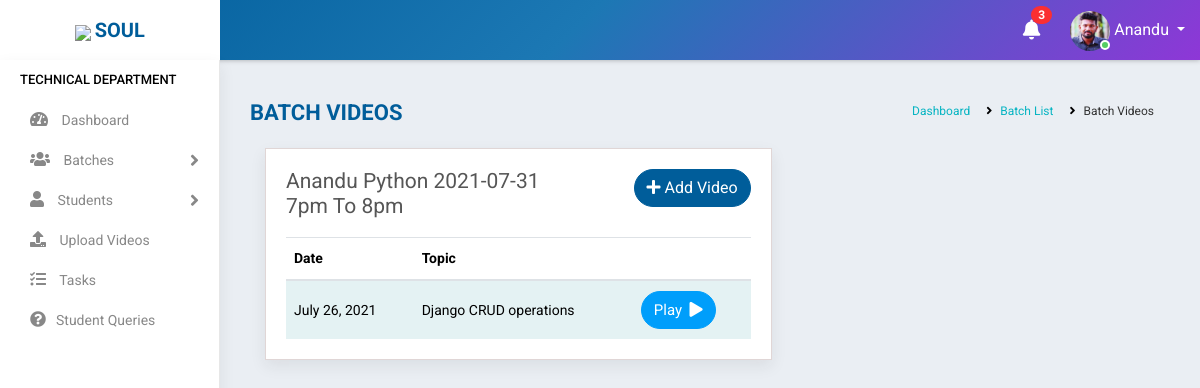
Page /batch_content_list/8 (signed in) on the earlier database version.
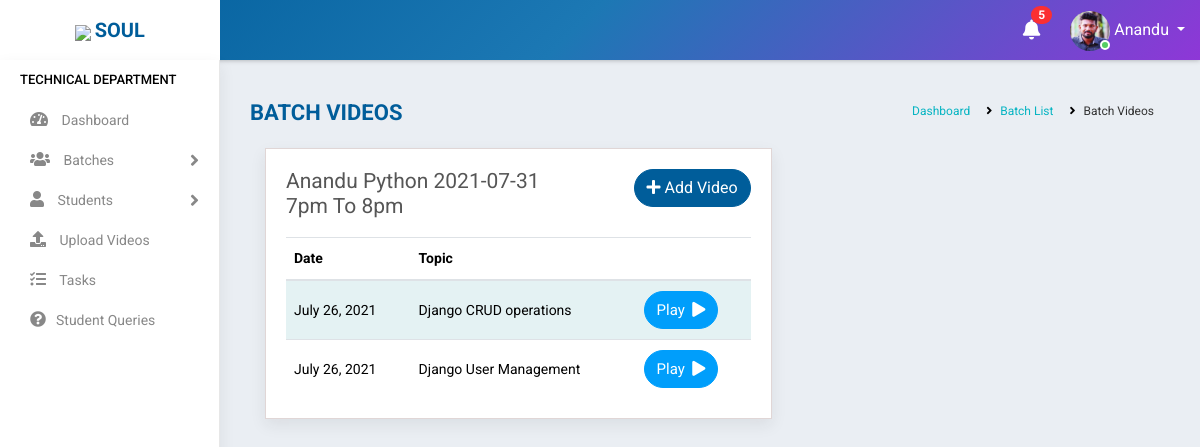
Same page on the later database version.
### accounts/models.py (models this page shows, shortened)
class Staff(models.Model):
    value= (
    ('1', 'Operations'),
    ('2', 'Sales'),
    ('3', 'Trainer'),
    ('4', 'Admin'),
    )
    state = (
    ('Andhra Pradesh','Andhra Pradesh'),
    ('Arunachal Pradesh','Arunachal Pradesh'),
    ('Assam','Assam'),
    ('Bihar','Bihar'),
    ('Chhattisgarh','Chattisgarh'),
    ('Goa','Goa'),
    ('Gujarat','Gujarat'),
    ('Haryana','Haryana'),
    ('Himachal Pradesh','Himachal Pradesh'),
    ('Jharkhand','Jharkhand'),
    ('Karnataka','Karnataka'),
    ('Kerala','Kerala'),
    ('Madhya Pradesh','Madhya Pradesh'),
    ('Maharashtra','Maharashtra'),
    ('Manipur','Manipur'),
    ('Meghalaya','Meghalaya'),
    ('Mizoram','Mizoram'),
    ('Nagaland','Nagaland'),
    ('Odisha','Odisha'),
    ('Rajasthan','Rajasthan'),
    ('Sikkim','Sikkim'),
    ('Tamil Nadu','Tamil Nadu'),
    ('Telangana','Telangana'),
    ('Tripura','Tripura'),
    ('Uttar Pradesh','Uttar Pradesh'),
    ('Uttarakhand','Uttarakhand'),
    ('West Bengal','West Bengal')
    )
    groups = (
        ('AB+', 'AB+'),
        ('AB-', 'AB-'),
        ('A+', 'A+'),
        ('A-', 'A-'),
        ('B+', 'B+'),
        ('B-', 'B-'),
        ('O+', 'O+'),
        ('O-', 'O-'),
        )
    user = models.OneToOneField(User,on_delete=models.CASCADE,null=True,blank=True)
    name = models.CharField(max_length=100,null=True, blank=True)
    empid = models.CharField(max_length=100,null=True, blank=True)
    mobile = models.CharField(max_length=10,null=True, blank=True)
    email = models.EmailField(max_length=200,null=True, blank=True)
    sex = models.CharField(max_length=10,null=True,choices=(('Male','Male'),('Female','Female')), blank=True)
    dob = models.DateField(null=True, blank=True)
    doj = models.DateField(null=True, blank=True)
    blood_group = models.CharField(max_length=100,null=True, blank=True,choices=groups)
    house = models.CharField(max_length=100,null=True, blank=True)
    street =models.CharField(max_length=100,null=True, blank=True)
    street2 =models.CharField(max_length=100,null=True, blank=True)
    city = models.CharField(max_length=100,null=True, blank=True)
    state = models.CharField(max_length=100,null=True,choices=state, blank=True)
    stype = models.CharField(max_length=100,null=True,choices=value, blank=True)
    status = models.CharField(max_length=20,choices=(('Active','Active'),('Inactive','Inactive')),default='Active')
    profile_pic = models.ImageField(null=True, blank=True,default="student.jpg")
    def __str__(self):
        return self.name

class Batch(models.Model):
    mod_value= [
    ('1', 'Weekday'),
    ('2', 'Weekend')
    ]
    status_value= [
        ('Yet to start', 'Yet to start'),
        ('Ongoing', 'Ongoing'),
        ('Completed', 'Completed'),
    ]
    subject = models.ForeignKey(Courses,on_delete=models.CASCADE,null=True,blank=True)
    trainer = models.ForeignKey(Staff,on_delete=models.CASCADE,null=True,limit_choices_to={'stype':"3"},blank=True)
    timing = models.CharField(max_length=100, null=True,blank=True)
    start_date = models.DateField(null=True,blank=True)
    end_date = models.DateField(null=True,blank=True)
    link = models.CharField(max_length=1000,null=True,blank=True)
    passcode = models.CharField(max_length=100,null=True,blank=True,default="N/A")
    mode = models.CharField(max_length=100,choices=mod_value,default=1,blank=True)
    status = models.CharField(max_length=100,choices=status_value,blank=True,default="Yet to start")
    def __str__(self):
        return "%s %s %s %s" %(self.trainer , self.subject , self.start_date , self.timing)

class Courses(models.Model):
    name = models.CharField(max_length=300,null=True)
    fee = models.CharField(max_length=6)
    link = models.CharField(max_length=1000,null=True, blank=True)
    pic = models.ImageField(null=True, blank=True)
    def __str__(self):
        return self.name

class BatchData(models.Model):
    batch = models.ForeignKey(Batch,on_delete=models.CASCADE,null=True,blank=True)
    topic = models.CharField(max_length=100,null=True, blank=True)
    link = models.CharField(max_length=1000,null=True, blank=True)
    datecreated = models.DateField(null=True,blank=True,auto_now_add=True)
    def __str__(self):
        return "%s %s" %(self.batch , self.topic)

### accounts/views.py (the view)
# urls.py: path('batch_content_list/<id>', BatchContentList.as_view(),name='batch_content_list'),
class BatchContentList(View):
    def get(self, request,id):
        user=request.user
        if user.is_authenticated:
            note = Notification.objects.filter(receiver=user).filter(status="Not Read").order_by('-datetime')
            no_count = note.count()
            try:
                s = Staff.objects.get(user=user)
                if s.stype == "3":
                    batch = Batch.objects.get(id=id)
                    batch_data = BatchData.objects.filter(batch=batch)
                    print(batch_data)
                    return render(request,'accounts/video_list.html',{'batch_data':batch_data,'no_count':no_count,'note':note,'batch':batch,'s':s})
                else:
                    return redirect('home')
            except:
                return redirect('home')
        else:
            return redirect('logout')

### accounts/templates/accounts/video_list.html (shortened to what this page needs)
{% extends 'accounts/main.html' %}
    {% block content %}
<div class="main-wrapper">
    {% include 'accounts/navbar.html' %}
    {% include 'accounts/sidebar_trainer.html' %}
    <div class="page-wrapper">
        <div class="content container-fluid">
            <div class="page-header">
                <div class="row">
                    <div class="col-lg-7 col-md-12 col-sm-12 col-12">
                        <h5 class="text-uppercase">Batch Videos</h5>
                    </div>
                    <div class="col-lg-5 col-md-12 col-sm-12 col-12">
                        <ul class="list-inline breadcrumb float-right">
                            <li class="list-inline-item"><a href="{% url 'home' %}">Dashboard</a></li>
                            <li class="list-inline-item"><a href="{% url 'active_batch_list' %}">Batch List</a></li>
                            <li class="list-inline-item">Batch Videos</li>
                        </ul>
                    </div>
                </div>
            </div>
            <div class="col-md-7 col-12">
            <div class="content-page">
                <div class="row">
                    <div class="col-sm-8 col-5">
                        <h4 class="page-title">{{batch}}</h4>
                    </div>
                    <div class="col-sm-4 col-7 text-right m-b-30">
                        <a href="{% url 'batch_content' batch.id  %}" class="btn btn-primary btn-rounded float-right">
                            <i class="fas fa-plus"></i> Add Video</a>
                    </div>
                </div>
                {% include 'accounts/mini/video_list.html' %}
                                    </div>
            </div>
        </div>
    </div>
</div>
{% endblock %}

### accounts/templates/accounts/main.html (shortened to what this page needs)
{% load static %}
<!DOCTYPE html>
<html>
<head>
    <link rel="stylesheet" href="https://cdnjs.cloudflare.com/ajax/libs/font-awesome/5.15.3/css/all.min.css" />
	<link rel="stylesheet" type="text/css" href="{% static 'assets/css/bootstrap.min.css' %}">
	<link rel="stylesheet" type="text/css" href="{% static 'assets/plugins/fontawesome/css/all.min.css' %}">
	<link rel="stylesheet" type="text/css" href="{% static 'assets/plugins/fontawesome/css/fontawesome.min.css' %}">
	<link rel="stylesheet" type="text/css" href="{% static 'assets/css/fullcalendar.min.css' %}">
	<link rel="stylesheet" type="text/css" href="{% static 'assets/css/dataTables.bootstrap4.min.css' %}">
	<link rel="stylesheet" type="text/css" href="{% static 'assets/css/select2.min.css' %}">
	<link rel="stylesheet" type="text/css" href="{% static 'assets/css/bootstrap-datetimepicker.min.css' %}">
	<link rel="stylesheet" type="text/css" href="{% static 'assets/plugins/morris/morris.css' %}">
	<link rel="stylesheet" type="text/css" href="{% static 'assets/css/style.css' %}">
</head>
<body>
    {% block content %}
    {% endblock %}
</body>
</html>

### accounts/templates/accounts/navbar.html (shortened to what this page needs)
<div class="header">
    <div class="header-left">
        <a href="https://www.teqstories.com" class="logo">
            <img src="https://www.teqstories.com/assets/images/Blue.png" style="height: 40px;width:auto;">
            <span class="text-uppercase"><b>Soul</b></span>
        </a>
    </div>
    <div class="page-title-box float-left">
    </div>
    <ul class="nav user-menu float-right">
        {% include 'accounts/mini/notify.html' %}
        <li class="nav-item dropdown has-arrow">
            <a href="#" class="dropdown-toggle nav-link user-link" data-toggle="dropdown">
                <span class="user-img">
                    {% if request.user.staff.profile_pic %}
                    <img class="rounded-circle" src="{{request.user.staff.profile_pic.url}}" width="40" height="40" alt="Admin">
                    {% endif %}
                    <span class="status online"></span></span>
                <span>{{request.user.staff.name|title}}</span>
            </a>
        </li>
    </ul>
</div>

### accounts/templates/accounts/mini/notify.html (shortened to what this page needs)
<li class="nav-item dropdown d-none d-sm-block">
    <a href="#" class="dropdown-toggle nav-link" data-toggle="dropdown"><i class="fas fa-bell"></i>
        <span class="badge badge-pill bg-primary float-right">{{no_count}}</span></a>
</li>

### accounts/templates/accounts/sidebar_trainer.html (shortened to what this page needs)
<div class="sidebar" id="sidebar">
    <div class="sidebar-inner slimscroll">
        <div id="sidebar-menu" class="sidebar-menu">
            <ul>
                <li class="menu-title">TECHNICAL DEPARTMENT</li>
                <li >
                    <a href="{% url 'home' %}"><i class="fas fa-tachometer-alt" aria-hidden="true"></i> Dashboard</a>
                </li>
                <li class="submenu">
                    <a href="#"><i class="fas fa-users" aria-hidden="true"></i> <span>Batches</span> <span
                            class="menu-arrow"></span></a>
                </li>
                <li class="submenu">
                    <a href="#"><i class="fas fa-user" aria-hidden="true"></i> <span> Students</span> <span
                            class="menu-arrow"></span></a>
                </li>
                <li>
                    <a href="{% url 'active_batch_list'%}" style="width: 80%; display: inline-block;">
                        <i class="fa fa-upload" aria-hidden="true"></i> Upload Videos</a>
                </li>
                <li>
                    <a href="{% url 'task' %}"><i class="fas fa-tasks" aria-hidden="true"></i> Tasks</a>
                </li>
                <li>
                    <a href="{% url 'view_queries' %}"><i class="fas fa-question-circle" aria-hidden="true"></i>Student Queries</a>
                </li>
                    </ul>
        </div>
    </div>
</div>

### accounts/templates/accounts/mini/video_list.html
<div class="table-responsive">
    <table class="table table-striped custom-table">
        <thead>
            <tr>
                <th style="min-width:91px;">Date</th>
                <th style="min-width:91px;">Topic</th>
                <th></th>
            </tr>
        </thead>
        <tbody>
            {% for i in batch_data %}
            <tr>
                <td>{{i.datecreated}}</td>
                <td>{{i.topic}}</td>
                <td><a href="{% url 'videoplayer' i.id %}" class="btn btn-info"
                        style="border-radius: 80px 80px 80px 80px ;color: white">
                        <span style="font-size:15px">Play&nbsp;&nbsp;<i class="fas fa-play"></i></span></a></td>
            </tr>
            {% endfor %}
        </tbody>
    </table>
</div>

Differences in the rows shown:
added BatchData: datecreated "July 26, 2021", topic "Django User Management"
Other differences:
{{ no_count }}: "3" → "5"
